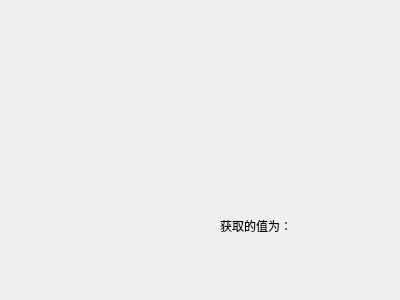
<?xml version="1.0" encoding="UTF-8"?>
<ui version="4.0">
 <class>Widget</class>
 <widget class="QWidget" name="Widget">
  <property name="geometry">
   <rect>
    <x>0</x>
    <y>0</y>
    <width>400</width>
    <height>300</height>
   </rect>
  </property>
  <property name="windowTitle">
   <string>Widget</string>
  </property>
  <widget class="QLabel" name="label">
   <property name="geometry">
    <rect>
     <x>220</x>
     <y>210</y>
     <width>111</width>
     <height>31</height>
    </rect>
   </property>
   <property name="text">
    <string>获取的值为：</string>
   </property>
  </widget>
 </widget>
 <layoutdefault spacing="6" margin="11"/>
 <resources/>
 <connections/>
</ui>
